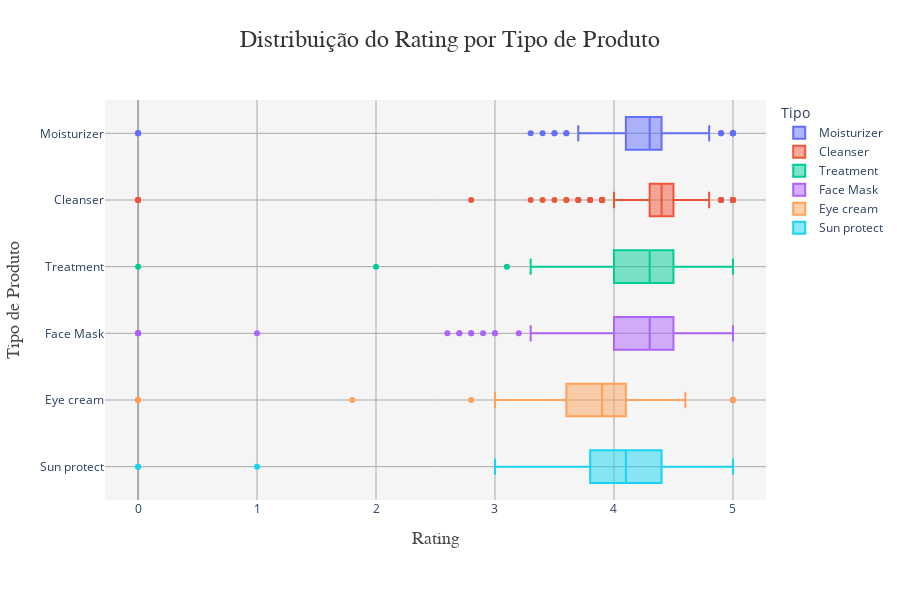

The notebook cell this image was saved under:
### Code cell
# Cria o box plot
fig = px.box(df_cosmetics,
             x='Rating',
             y='Tipo',
             color='Tipo',
             orientation='h',
             hover_data=['Marca'],
             # Cores agradáveis e distintas
             color_discrete_sequence=px.colors.qualitative.Plotly)

# Atualiza o layout
fig.update_layout(
    title={
        'text': "Distribuição do Rating por Tipo de Produto",
        'y': 0.95,  # Posição vertical do título
        'x': 0.5,   # Centraliza o título
        'xanchor': 'center',
        'yanchor': 'top'
    },
    title_font=dict(size=24, family='Arial, sans-serif', color='#333'),
    xaxis_title='Rating',
    yaxis_title='Tipo de Produto',
    xaxis_title_font=dict(
        size=18, family='Arial, sans-serif', color='#4B4B4B'),
    yaxis_title_font=dict(
        size=18, family='Arial, sans-serif', color='#4B4B4B'),
    xaxis=dict(
        tickfont=dict(size=12),
        showgrid=True,
        gridcolor='darkgrey',  # Cor das linhas de grade
        zerolinecolor='darkgrey'  # Cor da linha zero
    ),
    yaxis=dict(
        tickfont=dict(size=12),
        showgrid=True,
        gridcolor='darkgrey',  # Cor das linhas de grade
        zerolinecolor='darkgrey'  # Cor da linha zero
    ),
    plot_bgcolor='whitesmoke',  # Fundo do gráfico em cinza claro
    paper_bgcolor='white',  # Fundo do papel
    template='plotly_white',  # Um template elegante e clean
    margin=dict(l=60, r=50, t=100, b=100),  # Ajusta as margens
    height=600,  # Tamanho do gráfico
    width=900,   # Largura do gráfico
)

# Exibe o gráfico
fig.show()

### Figure 1 — Plotly figure (JSON) as saved in the notebook; plotly's stock layout.template omitted (floating-point values rounded to 4 significant figures; data arrays with more than 128 entries replaced by an {"elided": "..."} marker saying what was removed)
{"data": [{"alignmentgroup": "True", "customdata": {"elided": "298x1 str values"}, "hovertemplate": "Tipo=%{y}<br>Rating=%{x}<br>Marca=%{customdata[0]}<extra></extra>", "legendgroup": "Moisturizer", "marker": {"color": "#636EFA"}, "name": "Moisturizer", "notched": false, "offsetgroup": "Moisturizer", "orientation": "h", "showlegend": true, "type": "box", "x": {"elided": "298 float values"}, "x0": " ", "xaxis": "x", "y": {"elided": "298 str values"}, "y0": " ", "yaxis": "y"}, {"alignmentgroup": "True", "customdata": {"elided": "281x1 str values"}, "hovertemplate": "Tipo=%{y}<br>Rating=%{x}<br>Marca=%{customdata[0]}<extra></extra>", "legendgroup": "Cleanser", "marker": {"color": "#EF553B"}, "name": "Cleanser", "notched": false, "offsetgroup": "Cleanser", "orientation": "h", "showlegend": true, "type": "box", "x": {"elided": "281 float values"}, "x0": " ", "xaxis": "x", "y": {"elided": "281 str values"}, "y0": " ", "yaxis": "y"}, {"alignmentgroup": "True", "customdata": {"elided": "248x1 str values"}, "hovertemplate": "Tipo=%{y}<br>Rating=%{x}<br>Marca=%{customdata[0]}<extra></extra>", "legendgroup": "Treatment", "marker": {"color": "#00CC96"}, "name": "Treatment", "notched": false, "offsetgroup": "Treatment", "orientation": "h", "showlegend": true, "type": "box", "x": {"elided": "248 float values"}, "x0": " ", "xaxis": "x", "y": {"elided": "248 str values"}, "y0": " ", "yaxis": "y"}, {"alignmentgroup": "True", "customdata": {"elided": "266x1 str values"}, "hovertemplate": "Tipo=%{y}<br>Rating=%{x}<br>Marca=%{customdata[0]}<extra></extra>", "legendgroup": "Face Mask", "marker": {"color": "#AB63FA"}, "name": "Face Mask", "notched": false, "offsetgroup": "Face Mask", "orientation": "h", "showlegend": true, "type": "box", "x": {"elided": "266 float values"}, "x0": " ", "xaxis": "x", "y": {"elided": "266 str values"}, "y0": " ", "yaxis": "y"}, {"alignmentgroup": "True", "customdata": {"elided": "209x1 str values"}, "hovertemplate": "Tipo=%{y}<br>Rating=%{x}<br>Marca=%{customdata[0]}<extra></extra>", "legendgroup": "Eye cream", "marker": {"color": "#FFA15A"}, "name": "Eye cream", "notched": false, "offsetgroup": "Eye cream", "orientation": "h", "showlegend": true, "type": "box", "x": {"elided": "209 float values"}, "x0": " ", "xaxis": "x", "y": {"elided": "209 str values"}, "y0": " ", "yaxis": "y"}, {"alignmentgroup": "True", "customdata": {"elided": "170x1 str values"}, "hovertemplate": "Tipo=%{y}<br>Rating=%{x}<br>Marca=%{customdata[0]}<extra></extra>", "legendgroup": "Sun protect", "marker": {"color": "#19D3F3"}, "name": "Sun protect", "notched": false, "offsetgroup": "Sun protect", "orientation": "h", "showlegend": true, "type": "box", "x": {"elided": "170 float values"}, "x0": " ", "xaxis": "x", "y": {"elided": "170 str values"}, "y0": " ", "yaxis": "y"}], "layout": {"boxmode": "overlay", "height": 600, "legend": {"title": {"text": "Tipo"}, "tracegroupgap": 0}, "margin": {"b": 100, "l": 60, "r": 50, "t": 100}, "paper_bgcolor": "white", "plot_bgcolor": "whitesmoke", "title": {"font": {"color": "#333", "family": "Arial, sans-serif", "size": 24}, "text": "Distribuição do Rating por Tipo de Produto", "x": 0.5, "xanchor": "center", "y": 0.95, "yanchor": "top"}, "width": 900, "xaxis": {"anchor": "y", "domain": [0, 1], "gridcolor": "darkgrey", "showgrid": true, "tickfont": {"size": 12}, "title": {"font": {"color": "#4B4B4B", "family": "Arial, sans-serif", "size": 18}, "text": "Rating"}, "zerolinecolor": "darkgrey"}, "yaxis": {"anchor": "x", "categoryarray": ["Sun protect", "Eye cream", "Face Mask", "Treatment", "Cleanser", "Moisturizer"], "categoryorder": "array", "domain": [0, 1], "gridcolor": "darkgrey", "showgrid": true, "tickfont": {"size": 12}, "title": {"font": {"color": "#4B4B4B", "family": "Arial, sans-serif", "size": 18}, "text": "Tipo de Produto"}, "zerolinecolor": "darkgrey"}}}
